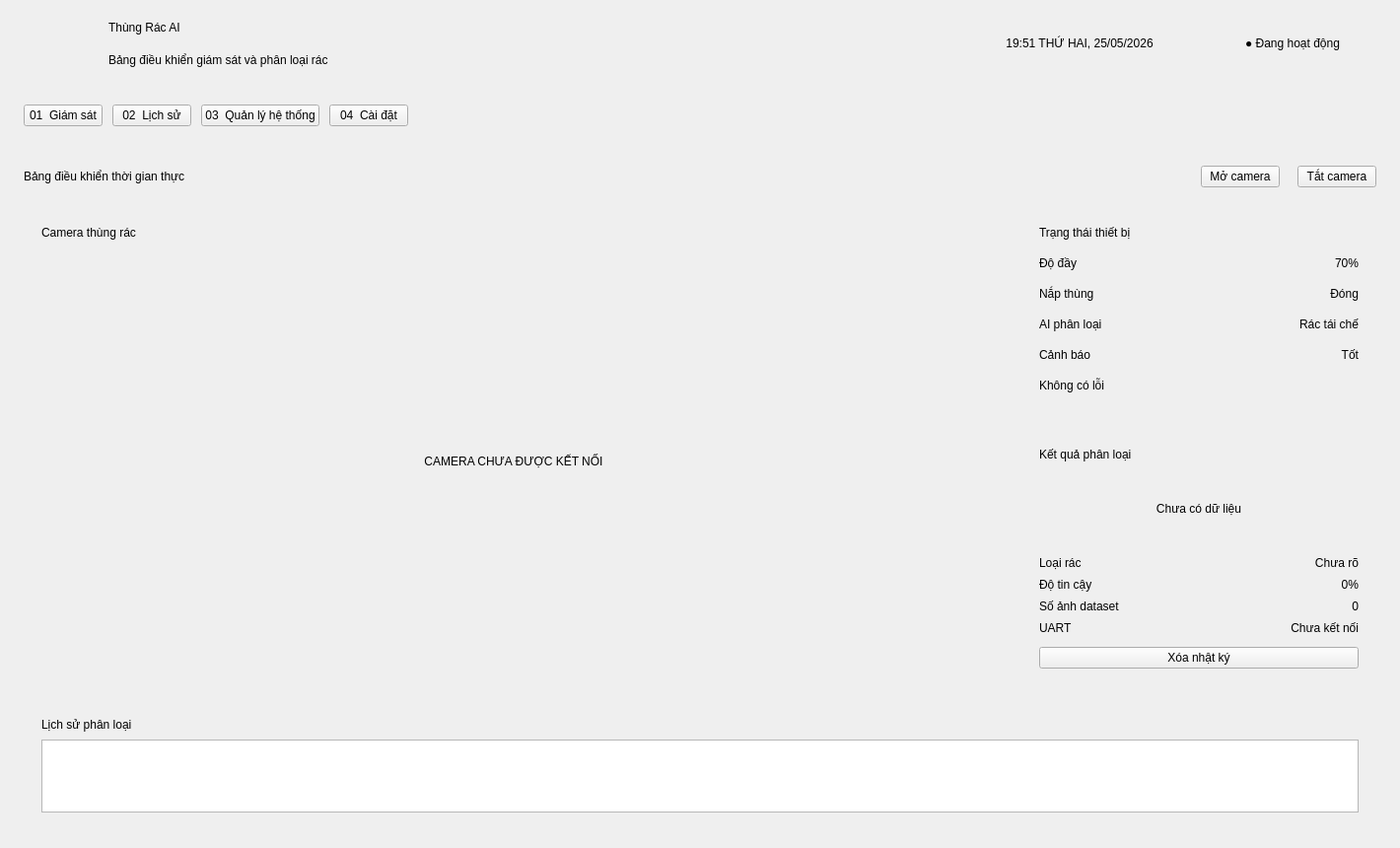
<?xml version="1.0" encoding="UTF-8"?>
<ui version="4.0">
 <class>MainWindow</class>
 <widget class="QMainWindow" name="MainWindow">
  <property name="geometry">
   <rect>
    <x>0</x>
    <y>0</y>
    <width>1420</width>
    <height>860</height>
   </rect>
  </property>
  <property name="windowTitle">
   <string>Thùng Rác AI - Bảng Điều Khiển</string>
  </property>
  <widget class="QWidget" name="centralwidget">
   <layout class="QVBoxLayout" name="rootLayout">
    <property name="spacing">
     <number>0</number>
    </property>
    <property name="leftMargin">
     <number>0</number>
    </property>
    <property name="topMargin">
     <number>0</number>
    </property>
    <property name="rightMargin">
     <number>0</number>
    </property>
    <property name="bottomMargin">
     <number>0</number>
    </property>
    <item>
     <widget class="QFrame" name="topBar">
      <property name="minimumSize">
       <size>
        <width>0</width>
        <height>88</height>
       </size>
      </property>
      <property name="maximumSize">
       <size>
        <width>16777215</width>
        <height>88</height>
       </size>
      </property>
      <property name="frameShape">
       <enum>QFrame::NoFrame</enum>
      </property>
      <layout class="QHBoxLayout" name="topBarLayout">
       <property name="spacing">
        <number>16</number>
       </property>
       <property name="leftMargin">
        <number>24</number>
       </property>
       <property name="topMargin">
        <number>12</number>
       </property>
       <property name="rightMargin">
        <number>24</number>
       </property>
       <property name="bottomMargin">
        <number>12</number>
       </property>
       <item>
        <widget class="QLabel" name="lblLogo">
         <property name="minimumSize">
          <size>
           <width>70</width>
           <height>70</height>
          </size>
         </property>
         <property name="maximumSize">
          <size>
           <width>70</width>
           <height>70</height>
          </size>
         </property>
         <property name="text">
          <string/>
         </property>
         <property name="alignment">
          <set>Qt::AlignCenter</set>
         </property>
        </widget>
       </item>
       <item>
        <layout class="QVBoxLayout" name="brandLayout">
         <property name="spacing">
          <number>2</number>
         </property>
         <item>
          <widget class="QLabel" name="lblBrandTitle">
           <property name="text">
            <string>Thùng Rác AI</string>
           </property>
          </widget>
         </item>
         <item>
          <widget class="QLabel" name="lblBrandSubTitle">
           <property name="text">
            <string>Bảng điều khiển giám sát và phân loại rác</string>
           </property>
          </widget>
         </item>
        </layout>
       </item>
       <item>
        <spacer name="topSpacer">
         <property name="orientation">
          <enum>Qt::Horizontal</enum>
         </property>
         <property name="sizeHint" stdset="0">
          <size>
           <width>40</width>
           <height>20</height>
          </size>
         </property>
        </spacer>
       </item>
       <item>
        <widget class="QLabel" name="lblClock">
         <property name="minimumSize">
          <size>
           <width>230</width>
           <height>42</height>
          </size>
         </property>
         <property name="text">
          <string>19:51 THỨ HAI, 25/05/2026</string>
         </property>
         <property name="alignment">
          <set>Qt::AlignCenter</set>
         </property>
        </widget>
       </item>
       <item>
        <widget class="QLabel" name="lblTopStatus">
         <property name="minimumSize">
          <size>
           <width>170</width>
           <height>42</height>
          </size>
         </property>
         <property name="text">
          <string>● Đang hoạt động</string>
         </property>
         <property name="alignment">
          <set>Qt::AlignCenter</set>
         </property>
        </widget>
       </item>
      </layout>
     </widget>
    </item>
    <item>
     <widget class="QFrame" name="navBar">
      <property name="minimumSize">
       <size>
        <width>0</width>
        <height>58</height>
       </size>
      </property>
      <property name="maximumSize">
       <size>
        <width>16777215</width>
        <height>58</height>
       </size>
      </property>
      <property name="frameShape">
       <enum>QFrame::NoFrame</enum>
      </property>
      <layout class="QHBoxLayout" name="navLayout">
       <property name="spacing">
        <number>10</number>
       </property>
       <property name="leftMargin">
        <number>24</number>
       </property>
       <property name="topMargin">
        <number>8</number>
       </property>
       <property name="rightMargin">
        <number>24</number>
       </property>
       <property name="bottomMargin">
        <number>8</number>
       </property>
       <item>
        <widget class="QPushButton" name="btnPageMonitor">
         <property name="text">
          <string>01  Giám sát</string>
         </property>
        </widget>
       </item>
       <item>
        <widget class="QPushButton" name="btnPageHistory">
         <property name="text">
          <string>02  Lịch sử</string>
         </property>
        </widget>
       </item>
       <item>
        <widget class="QPushButton" name="btnPageSystem">
         <property name="text">
          <string>03  Quản lý hệ thống</string>
         </property>
        </widget>
       </item>
       <item>
        <widget class="QPushButton" name="btnPageSettings">
         <property name="text">
          <string>04  Cài đặt</string>
         </property>
        </widget>
       </item>
       <item>
        <spacer name="navSpacer">
         <property name="orientation">
          <enum>Qt::Horizontal</enum>
         </property>
         <property name="sizeHint" stdset="0">
          <size>
           <width>40</width>
           <height>20</height>
          </size>
         </property>
        </spacer>
       </item>
      </layout>
     </widget>
    </item>
    <item>
     <widget class="QStackedWidget" name="stackedWidget">
      <widget class="QWidget" name="pageMonitor">
       <layout class="QVBoxLayout" name="monitorLayout">
        <property name="spacing">
         <number>18</number>
        </property>
        <property name="leftMargin">
         <number>24</number>
        </property>
        <property name="topMargin">
         <number>22</number>
        </property>
        <property name="rightMargin">
         <number>24</number>
        </property>
        <property name="bottomMargin">
         <number>22</number>
        </property>
        <item>
         <layout class="QHBoxLayout" name="monitorTitleLayout">
          <item>
           <widget class="QLabel" name="lblMonitorTitle">
            <property name="text">
             <string>Bảng điều khiển thời gian thực</string>
            </property>
           </widget>
          </item>
          <item>
           <spacer name="monitorTitleSpacer">
            <property name="orientation">
             <enum>Qt::Horizontal</enum>
            </property>
            <property name="sizeHint" stdset="0">
             <size>
              <width>40</width>
              <height>20</height>
             </size>
            </property>
           </spacer>
          </item>
          <item>
           <widget class="QPushButton" name="btnStartCamera">
            <property name="text">
             <string>Mở camera</string>
            </property>
           </widget>
          </item>
          <item>
           <widget class="QPushButton" name="btnStopCamera">
            <property name="text">
             <string>Tắt camera</string>
            </property>
           </widget>
          </item>
         </layout>
        </item>
        <item>
         <layout class="QHBoxLayout" name="monitorMainLayout">
          <property name="spacing">
           <number>18</number>
          </property>
          <item>
           <widget class="QFrame" name="cameraPanel">
            <property name="frameShape">
             <enum>QFrame::NoFrame</enum>
            </property>
            <layout class="QVBoxLayout" name="cameraPanelLayout">
             <property name="spacing">
              <number>12</number>
             </property>
             <property name="leftMargin">
              <number>18</number>
             </property>
             <property name="topMargin">
              <number>18</number>
             </property>
             <property name="rightMargin">
              <number>18</number>
             </property>
             <property name="bottomMargin">
              <number>18</number>
             </property>
             <item>
              <layout class="QHBoxLayout" name="cameraHeaderLayout">
               <item>
                <widget class="QLabel" name="lblCameraTitle">
                 <property name="text">
                  <string>Camera thùng rác</string>
                 </property>
                </widget>
               </item>
               <item>
                <spacer name="cameraSpacer">
                 <property name="orientation">
                  <enum>Qt::Horizontal</enum>
                 </property>
                 <property name="sizeHint" stdset="0">
                  <size>
                   <width>40</width>
                   <height>20</height>
                  </size>
                 </property>
                </spacer>
               </item>
              </layout>
             </item>
             <item>
              <widget class="QLabel" name="lblCameraMonitor">
               <property name="minimumSize">
                <size>
                 <width>720</width>
                 <height>420</height>
                </size>
               </property>
               <property name="text">
                <string>CAMERA CHƯA ĐƯỢC KẾT NỐI</string>
               </property>
               <property name="alignment">
                <set>Qt::AlignCenter</set>
               </property>
              </widget>
             </item>
            </layout>
           </widget>
          </item>
          <item>
           <layout class="QVBoxLayout" name="monitorRightLayout">
            <property name="spacing">
             <number>18</number>
            </property>
            <item>
             <widget class="QFrame" name="sensorPanel">
              <property name="minimumSize">
               <size>
                <width>360</width>
                <height>210</height>
               </size>
              </property>
              <property name="frameShape">
               <enum>QFrame::NoFrame</enum>
              </property>
              <layout class="QGridLayout" name="sensorGrid">
               <property name="leftMargin">
                <number>18</number>
               </property>
               <property name="topMargin">
                <number>18</number>
               </property>
               <property name="rightMargin">
                <number>18</number>
               </property>
               <property name="bottomMargin">
                <number>18</number>
               </property>
               <property name="horizontalSpacing">
                <number>14</number>
               </property>
               <property name="verticalSpacing">
                <number>12</number>
               </property>
               <item row="0" column="0" colspan="2">
                <widget class="QLabel" name="lblSensorTitle">
                 <property name="text">
                  <string>Trạng thái thiết bị</string>
                 </property>
                </widget>
               </item>
               <item row="1" column="0">
                <widget class="QLabel" name="lblFillTitle">
                 <property name="text">
                  <string>Độ đầy</string>
                 </property>
                </widget>
               </item>
               <item row="1" column="1">
                <widget class="QLabel" name="lblFillLevel">
                 <property name="text">
                  <string>70%</string>
                 </property>
                 <property name="alignment">
                  <set>Qt::AlignRight|Qt::AlignTrailing|Qt::AlignVCenter</set>
                 </property>
                </widget>
               </item>
               <item row="2" column="0">
                <widget class="QLabel" name="lblLidTitle">
                 <property name="text">
                  <string>Nắp thùng</string>
                 </property>
                </widget>
               </item>
               <item row="2" column="1">
                <widget class="QLabel" name="lblLidStatus">
                 <property name="text">
                  <string>Đóng</string>
                 </property>
                 <property name="alignment">
                  <set>Qt::AlignRight|Qt::AlignTrailing|Qt::AlignVCenter</set>
                 </property>
                </widget>
               </item>
               <item row="3" column="0">
                <widget class="QLabel" name="lblAiTitle">
                 <property name="text">
                  <string>AI phân loại</string>
                 </property>
                </widget>
               </item>
               <item row="3" column="1">
                <widget class="QLabel" name="lblAiClass">
                 <property name="text">
                  <string>Rác tái chế</string>
                 </property>
                 <property name="alignment">
                  <set>Qt::AlignRight|Qt::AlignTrailing|Qt::AlignVCenter</set>
                 </property>
                </widget>
               </item>
               <item row="4" column="0">
                <widget class="QLabel" name="lblAlertTitle">
                 <property name="text">
                  <string>Cảnh báo</string>
                 </property>
                </widget>
               </item>
               <item row="4" column="1">
                <widget class="QLabel" name="lblAlertStatus">
                 <property name="text">
                  <string>Tốt</string>
                 </property>
                 <property name="alignment">
                  <set>Qt::AlignRight|Qt::AlignTrailing|Qt::AlignVCenter</set>
                 </property>
                </widget>
               </item>
               <item row="5" column="0" colspan="2">
                <widget class="QLabel" name="lblAlertSub">
                 <property name="text">
                  <string>Không có lỗi</string>
                 </property>
                </widget>
               </item>
              </layout>
             </widget>
            </item>
            <item>
             <widget class="QFrame" name="resultPanel">
              <property name="minimumSize">
               <size>
                <width>360</width>
                <height>250</height>
               </size>
              </property>
              <property name="frameShape">
               <enum>QFrame::NoFrame</enum>
              </property>
              <layout class="QVBoxLayout" name="resultPanelLayout">
               <property name="spacing">
                <number>12</number>
               </property>
               <property name="leftMargin">
                <number>18</number>
               </property>
               <property name="topMargin">
                <number>18</number>
               </property>
               <property name="rightMargin">
                <number>18</number>
               </property>
               <property name="bottomMargin">
                <number>18</number>
               </property>
               <item>
                <widget class="QLabel" name="lblResultTitle">
                 <property name="text">
                  <string>Kết quả phân loại</string>
                 </property>
                </widget>
               </item>
               <item>
                <widget class="QLabel" name="lblResult">
                 <property name="minimumSize">
                  <size>
                   <width>0</width>
                   <height>72</height>
                  </size>
                 </property>
                 <property name="text">
                  <string>Chưa có dữ liệu</string>
                 </property>
                 <property name="alignment">
                  <set>Qt::AlignCenter</set>
                 </property>
                </widget>
               </item>
               <item>
                <layout class="QGridLayout" name="infoGrid">
                 <property name="horizontalSpacing">
                  <number>12</number>
                 </property>
                 <property name="verticalSpacing">
                  <number>8</number>
                 </property>
                 <item row="0" column="0">
                  <widget class="QLabel" name="labelTrashNow">
                   <property name="text">
                    <string>Loại rác</string>
                   </property>
                  </widget>
                 </item>
                 <item row="0" column="1">
                  <widget class="QLabel" name="lblTrashNow">
                   <property name="text">
                    <string>Chưa rõ</string>
                   </property>
                   <property name="alignment">
                    <set>Qt::AlignRight|Qt::AlignTrailing|Qt::AlignVCenter</set>
                   </property>
                  </widget>
                 </item>
                 <item row="1" column="0">
                  <widget class="QLabel" name="labelConfidence">
                   <property name="text">
                    <string>Độ tin cậy</string>
                   </property>
                  </widget>
                 </item>
                 <item row="1" column="1">
                  <widget class="QLabel" name="lblConfidence">
                   <property name="text">
                    <string>0%</string>
                   </property>
                   <property name="alignment">
                    <set>Qt::AlignRight|Qt::AlignTrailing|Qt::AlignVCenter</set>
                   </property>
                  </widget>
                 </item>
                 <item row="2" column="0">
                  <widget class="QLabel" name="labelImageCount">
                   <property name="text">
                    <string>Số ảnh dataset</string>
                   </property>
                  </widget>
                 </item>
                 <item row="2" column="1">
                  <widget class="QLabel" name="lblImageCount">
                   <property name="text">
                    <string>0</string>
                   </property>
                   <property name="alignment">
                    <set>Qt::AlignRight|Qt::AlignTrailing|Qt::AlignVCenter</set>
                   </property>
                  </widget>
                 </item>
                 <item row="3" column="0">
                  <widget class="QLabel" name="labelUartStatus">
                   <property name="text">
                    <string>UART</string>
                   </property>
                  </widget>
                 </item>
                 <item row="3" column="1">
                  <widget class="QLabel" name="lblUartStatus">
                   <property name="text">
                    <string>Chưa kết nối</string>
                   </property>
                   <property name="alignment">
                    <set>Qt::AlignRight|Qt::AlignTrailing|Qt::AlignVCenter</set>
                   </property>
                  </widget>
                 </item>
                </layout>
               </item>
               <item>
                <widget class="QPushButton" name="btnClearLog">
                 <property name="text">
                  <string>Xóa nhật ký</string>
                 </property>
                </widget>
               </item>
              </layout>
             </widget>
            </item>
           </layout>
          </item>
         </layout>
        </item>
        <item>
         <widget class="QFrame" name="logPanel">
          <property name="maximumSize">
           <size>
            <width>16777215</width>
            <height>170</height>
           </size>
          </property>
          <property name="frameShape">
           <enum>QFrame::NoFrame</enum>
          </property>
          <layout class="QVBoxLayout" name="logPanelLayout">
           <property name="spacing">
            <number>8</number>
           </property>
           <property name="leftMargin">
            <number>18</number>
           </property>
           <property name="topMargin">
            <number>14</number>
           </property>
           <property name="rightMargin">
            <number>18</number>
           </property>
           <property name="bottomMargin">
            <number>14</number>
           </property>
           <item>
            <widget class="QLabel" name="lblLogTitle">
             <property name="text">
              <string>Lịch sử phân loại</string>
             </property>
            </widget>
           </item>
           <item>
            <widget class="QTextEdit" name="txtLog">
             <property name="readOnly">
              <bool>true</bool>
             </property>
            </widget>
           </item>
          </layout>
         </widget>
        </item>
       </layout>
      </widget>
      <widget class="QWidget" name="pageHistory">
       <layout class="QVBoxLayout" name="historyLayout">
        <property name="spacing">
         <number>18</number>
        </property>
        <property name="leftMargin">
         <number>24</number>
        </property>
        <property name="topMargin">
         <number>22</number>
        </property>
        <property name="rightMargin">
         <number>24</number>
        </property>
        <property name="bottomMargin">
         <number>22</number>
        </property>
        <item>
         <layout class="QHBoxLayout" name="historyHeaderLayout">
          <item>
           <widget class="QLabel" name="lblHistoryTitle">
            <property name="text">
             <string>Lịch sử vận hành</string>
            </property>
           </widget>
          </item>
          <item>
           <spacer name="historySpacer">
            <property name="orientation">
             <enum>Qt::Horizontal</enum>
            </property>
            <property name="sizeHint" stdset="0">
             <size>
              <width>40</width>
              <height>20</height>
             </size>
            </property>
           </spacer>
          </item>
          <item>
           <widget class="QPushButton" name="btnRefreshStats">
            <property name="text">
             <string>Làm mới số rác</string>
            </property>
           </widget>
          </item>
         </layout>
        </item>
        <item>
         <layout class="QHBoxLayout" name="historyContentLayout">
          <property name="spacing">
           <number>18</number>
          </property>
          <item>
           <widget class="QFrame" name="historyPanel">
            <property name="frameShape">
             <enum>QFrame::NoFrame</enum>
            </property>
            <layout class="QVBoxLayout" name="historyPanelLayout">
             <property name="spacing">
              <number>10</number>
             </property>
             <property name="leftMargin">
              <number>18</number>
             </property>
             <property name="topMargin">
              <number>18</number>
             </property>
             <property name="rightMargin">
              <number>18</number>
             </property>
             <property name="bottomMargin">
              <number>18</number>
             </property>
             <item>
              <widget class="QLabel" name="lblHistoryLogTitle">
               <property name="text">
                <string>Nhật ký phân loại</string>
               </property>
              </widget>
             </item>
             <item>
              <widget class="QTextEdit" name="txtHistory">
               <property name="readOnly">
                <bool>true</bool>
               </property>
              </widget>
             </item>
            </layout>
           </widget>
          </item>
          <item>
           <widget class="QFrame" name="statsPanel">
            <property name="minimumSize">
             <size>
              <width>390</width>
              <height>0</height>
             </size>
            </property>
            <property name="frameShape">
             <enum>QFrame::NoFrame</enum>
            </property>
            <layout class="QVBoxLayout" name="statsPanelLayout">
             <property name="spacing">
              <number>10</number>
             </property>
             <property name="leftMargin">
              <number>18</number>
             </property>
             <property name="topMargin">
              <number>18</number>
             </property>
             <property name="rightMargin">
              <number>18</number>
             </property>
             <property name="bottomMargin">
              <number>18</number>
             </property>
             <item>
              <widget class="QLabel" name="lblStatsTitle">
               <property name="text">
                <string>Số rác trong ngày</string>
               </property>
              </widget>
             </item>
             <item>
              <widget class="QTextEdit" name="txtStats">
               <property name="readOnly">
                <bool>true</bool>
               </property>
              </widget>
             </item>
            </layout>
           </widget>
          </item>
         </layout>
        </item>
       </layout>
      </widget>
      <widget class="QWidget" name="pageSystem">
       <layout class="QVBoxLayout" name="systemLayout">
        <property name="spacing">
         <number>18</number>
        </property>
        <property name="leftMargin">
         <number>24</number>
        </property>
        <property name="topMargin">
         <number>22</number>
        </property>
        <property name="rightMargin">
         <number>24</number>
        </property>
        <property name="bottomMargin">
         <number>22</number>
        </property>
        <item>
         <widget class="QLabel" name="lblSystemTitle">
          <property name="text">
           <string>Quản lý hệ thống và dữ liệu</string>
          </property>
         </widget>
        </item>
        <item>
         <widget class="QFrame" name="datasetPanel">
          <property name="frameShape">
           <enum>QFrame::NoFrame</enum>
          </property>
          <layout class="QGridLayout" name="datasetGrid">
           <property name="leftMargin">
            <number>18</number>
           </property>
           <property name="topMargin">
            <number>18</number>
           </property>
           <property name="rightMargin">
            <number>18</number>
           </property>
           <property name="bottomMargin">
            <number>18</number>
           </property>
           <property name="horizontalSpacing">
            <number>12</number>
           </property>
           <property name="verticalSpacing">
            <number>12</number>
           </property>
           <item row="0" column="0">
            <widget class="QLabel" name="labelTrashType">
             <property name="text">
              <string>Loại rác</string>
             </property>
            </widget>
           </item>
           <item row="0" column="1">
            <widget class="QComboBox" name="comboTrashType">
             <item>
              <property name="text">
               <string>Hữu cơ</string>
              </property>
             </item>
             <item>
              <property name="text">
               <string>Vô cơ</string>
              </property>
             </item>
             <item>
              <property name="text">
               <string>Tái chế</string>
              </property>
             </item>
            </widget>
           </item>
           <item row="0" column="2">
            <widget class="QLabel" name="labelObjectName">
             <property name="text">
              <string>Tên đối tượng</string>
             </property>
            </widget>
           </item>
           <item row="0" column="3" colspan="2">
            <widget class="QLineEdit" name="inputObjectName">
             <property name="placeholderText">
              <string>VD: Chai nước, hộp carton...</string>
             </property>
            </widget>
           </item>
           <item row="1" column="0">
            <widget class="QLabel" name="labelAddCamera">
             <property name="text">
              <string>Nguồn camera</string>
             </property>
            </widget>
           </item>
           <item row="1" column="1">
            <widget class="QComboBox" name="comboAddCamera">
             <item>
              <property name="text">
               <string>Mặc định (0)</string>
              </property>
             </item>
             <item>
              <property name="text">
               <string>USB 1</string>
              </property>
             </item>
             <item>
              <property name="text">
               <string>IP Camera</string>
              </property>
             </item>
            </widget>
           </item>
           <item row="1" column="2" colspan="3">
            <widget class="QLineEdit" name="inputAddCameraUrl">
             <property name="placeholderText">
              <string>http://192.168.1.100:8080/video</string>
             </property>
            </widget>
           </item>
           <item row="2" column="0">
            <widget class="QLabel" name="labelDatasetPath">
             <property name="text">
              <string>Lưu vào</string>
             </property>
            </widget>
           </item>
           <item row="2" column="1" colspan="3">
            <widget class="QLineEdit" name="inputDatasetPath">
             <property name="text">
              <string>dataset</string>
             </property>
            </widget>
           </item>
           <item row="2" column="4">
            <widget class="QPushButton" name="btnChooseFolder">
             <property name="text">
              <string>Chọn thư mục</string>
             </property>
            </widget>
           </item>
           <item row="3" column="0">
            <widget class="QPushButton" name="btnStartAddCamera">
             <property name="text">
              <string>Bắt đầu</string>
             </property>
            </widget>
           </item>
           <item row="3" column="1">
            <widget class="QPushButton" name="btnCapture">
             <property name="text">
              <string>Chụp ảnh</string>
             </property>
            </widget>
           </item>
           <item row="3" column="2">
            <widget class="QPushButton" name="btnCreateDatabase">
             <property name="text">
              <string>Tạo dataset</string>
             </property>
            </widget>
           </item>
           <item row="3" column="3" colspan="2">
            <widget class="QPushButton" name="btnOpenDataset">
             <property name="text">
              <string>Mở thư mục dataset</string>
             </property>
            </widget>
           </item>
          </layout>
         </widget>
        </item>
        <item>
         <widget class="QFrame" name="capacityPanel">
          <property name="frameShape">
           <enum>QFrame::NoFrame</enum>
          </property>
          <layout class="QVBoxLayout" name="capacityLayout">
           <property name="spacing">
            <number>14</number>
           </property>
           <property name="leftMargin">
            <number>18</number>
           </property>
           <property name="topMargin">
            <number>18</number>
           </property>
           <property name="rightMargin">
            <number>18</number>
           </property>
           <property name="bottomMargin">
            <number>18</number>
           </property>
           <item>
            <layout class="QHBoxLayout" name="capacityHeaderLayout">
             <item>
              <widget class="QLabel" name="lblCapacityTitle">
               <property name="text">
                <string>Sức chứa của thùng rác</string>
               </property>
              </widget>
             </item>
             <item>
              <spacer name="capacityHeaderSpacer">
               <property name="orientation">
                <enum>Qt::Horizontal</enum>
               </property>
               <property name="sizeHint" stdset="0">
                <size>
                 <width>40</width>
                 <height>20</height>
                </size>
               </property>
              </spacer>
             </item>
             <item>
              <widget class="QLabel" name="lblBinWarning">
               <property name="minimumSize">
                <size>
                 <width>220</width>
                 <height>38</height>
                </size>
               </property>
               <property name="text">
                <string>Sức chứa ổn định</string>
               </property>
               <property name="alignment">
                <set>Qt::AlignCenter</set>
               </property>
              </widget>
             </item>
            </layout>
           </item>
           <item>
            <widget class="QProgressBar" name="progressBinFill">
             <property name="minimum">
              <number>0</number>
             </property>
             <property name="maximum">
              <number>100</number>
             </property>
             <property name="value">
              <number>70</number>
             </property>
             <property name="textVisible">
              <bool>true</bool>
             </property>
            </widget>
           </item>
           <item>
            <layout class="QHBoxLayout" name="capacityControlLayout">
             <item>
              <widget class="QLabel" name="labelBinFill">
               <property name="text">
                <string>Phần trăm hiện tại</string>
               </property>
              </widget>
             </item>
             <item>
              <widget class="QSpinBox" name="spinBinFill">
               <property name="suffix">
                <string>%</string>
               </property>
               <property name="minimum">
                <number>0</number>
               </property>
               <property name="maximum">
                <number>100</number>
               </property>
               <property name="value">
                <number>70</number>
               </property>
              </widget>
             </item>
             <item>
              <spacer name="capacityControlSpacer">
               <property name="orientation">
                <enum>Qt::Horizontal</enum>
               </property>
               <property name="sizeHint" stdset="0">
                <size>
                 <width>40</width>
                 <height>20</height>
                </size>
               </property>
              </spacer>
             </item>
            </layout>
           </item>
          </layout>
         </widget>
        </item>
       </layout>
      </widget>
      <widget class="QWidget" name="pageSettings">
       <layout class="QVBoxLayout" name="settingsLayout">
        <property name="spacing">
         <number>18</number>
        </property>
        <property name="leftMargin">
         <number>24</number>
        </property>
        <property name="topMargin">
         <number>22</number>
        </property>
        <property name="rightMargin">
         <number>24</number>
        </property>
        <property name="bottomMargin">
         <number>22</number>
        </property>
        <item>
         <layout class="QHBoxLayout" name="settingsHeaderLayout">
          <item>
           <widget class="QLabel" name="lblSettingsTitle">
            <property name="text">
             <string>Cài đặt thiết bị</string>
            </property>
           </widget>
          </item>
          <item>
           <spacer name="settingsSpacer">
            <property name="orientation">
             <enum>Qt::Horizontal</enum>
            </property>
            <property name="sizeHint" stdset="0">
             <size>
              <width>40</width>
              <height>20</height>
             </size>
            </property>
           </spacer>
          </item>
          <item>
           <widget class="QPushButton" name="btnSaveConfig">
            <property name="text">
             <string>Lưu cấu hình</string>
            </property>
           </widget>
          </item>
         </layout>
        </item>
        <item>
         <widget class="QFrame" name="settingsPanel">
          <property name="frameShape">
           <enum>QFrame::NoFrame</enum>
          </property>
          <layout class="QGridLayout" name="settingsGrid">
           <property name="leftMargin">
            <number>18</number>
           </property>
           <property name="topMargin">
            <number>18</number>
           </property>
           <property name="rightMargin">
            <number>18</number>
           </property>
           <property name="bottomMargin">
            <number>18</number>
           </property>
           <property name="horizontalSpacing">
            <number>12</number>
           </property>
           <property name="verticalSpacing">
            <number>12</number>
           </property>
           <item row="0" column="0">
            <widget class="QLabel" name="labelPort">
             <property name="text">
              <string>Port UART</string>
             </property>
            </widget>
           </item>
           <item row="0" column="1">
            <widget class="QLineEdit" name="inputPort">
             <property name="text">
              <string>COM3</string>
             </property>
            </widget>
           </item>
           <item row="0" column="2">
            <widget class="QLabel" name="labelBaud">
             <property name="text">
              <string>Baudrate</string>
             </property>
            </widget>
           </item>
           <item row="0" column="3">
            <widget class="QComboBox" name="comboBaudrate">
             <item>
              <property name="text">
               <string>9600</string>
              </property>
             </item>
             <item>
              <property name="text">
               <string>19200</string>
              </property>
             </item>
             <item>
              <property name="text">
               <string>38400</string>
              </property>
             </item>
             <item>
              <property name="text">
               <string>57600</string>
              </property>
             </item>
             <item>
              <property name="text">
               <string>115200</string>
              </property>
             </item>
            </widget>
           </item>
           <item row="1" column="0">
            <widget class="QLabel" name="labelTestMessage">
             <property name="text">
              <string>Tin nhắn test</string>
             </property>
            </widget>
           </item>
           <item row="1" column="1" colspan="2">
            <widget class="QLineEdit" name="inputTestMessage">
             <property name="placeholderText">
              <string>Nhập tin nhắn gửi thử</string>
             </property>
            </widget>
           </item>
           <item row="1" column="3">
            <widget class="QPushButton" name="btnSendUart">
             <property name="text">
              <string>Gửi UART</string>
             </property>
            </widget>
           </item>
           <item row="2" column="0">
            <widget class="QLabel" name="labelThreshold">
             <property name="text">
              <string>Ngưỡng nhận diện</string>
             </property>
            </widget>
           </item>
           <item row="2" column="1">
            <widget class="QDoubleSpinBox" name="spinThreshold">
             <property name="maximum">
              <double>1.000000000000000</double>
             </property>
             <property name="singleStep">
              <double>0.050000000000000</double>
             </property>
             <property name="value">
              <double>0.500000000000000</double>
             </property>
            </widget>
           </item>
           <item row="2" column="2">
            <widget class="QLabel" name="labelEpochs">
             <property name="text">
              <string>Epochs</string>
             </property>
            </widget>
           </item>
           <item row="2" column="3">
            <widget class="QSpinBox" name="spinEpochs">
             <property name="minimum">
              <number>1</number>
             </property>
             <property name="maximum">
              <number>1000</number>
             </property>
             <property name="value">
              <number>10</number>
             </property>
            </widget>
           </item>
           <item row="3" column="0">
            <widget class="QLabel" name="labelSource">
             <property name="text">
              <string>Nguồn camera</string>
             </property>
            </widget>
           </item>
           <item row="3" column="1">
            <widget class="QComboBox" name="comboCameraSource">
             <item>
              <property name="text">
               <string>USB 0</string>
              </property>
             </item>
             <item>
              <property name="text">
               <string>USB 1</string>
              </property>
             </item>
             <item>
              <property name="text">
               <string>IP Camera</string>
              </property>
             </item>
            </widget>
           </item>
           <item row="3" column="2">
            <widget class="QLineEdit" name="inputCameraUrl">
             <property name="placeholderText">
              <string>http://192.168.1.100:8080/video</string>
             </property>
            </widget>
           </item>
           <item row="3" column="3">
            <layout class="QHBoxLayout" name="previewButtonLayout">
             <property name="spacing">
              <number>10</number>
             </property>
             <item>
              <widget class="QPushButton" name="btnPreviewCamera">
               <property name="text">
                <string>Xem trước</string>
               </property>
              </widget>
             </item>
             <item>
              <widget class="QPushButton" name="btnClosePreview">
               <property name="text">
                <string>Đóng</string>
               </property>
              </widget>
             </item>
            </layout>
           </item>
          </layout>
         </widget>
        </item>
        <item>
         <widget class="QLabel" name="lblPreviewCamera">
          <property name="minimumSize">
           <size>
            <width>720</width>
            <height>390</height>
           </size>
          </property>
          <property name="text">
           <string>Xem trước Camera</string>
          </property>
          <property name="alignment">
           <set>Qt::AlignCenter</set>
          </property>
         </widget>
        </item>
       </layout>
      </widget>
     </widget>
    </item>
   </layout>
  </widget>
 </widget>
 <resources/>
 <connections/>
</ui>
